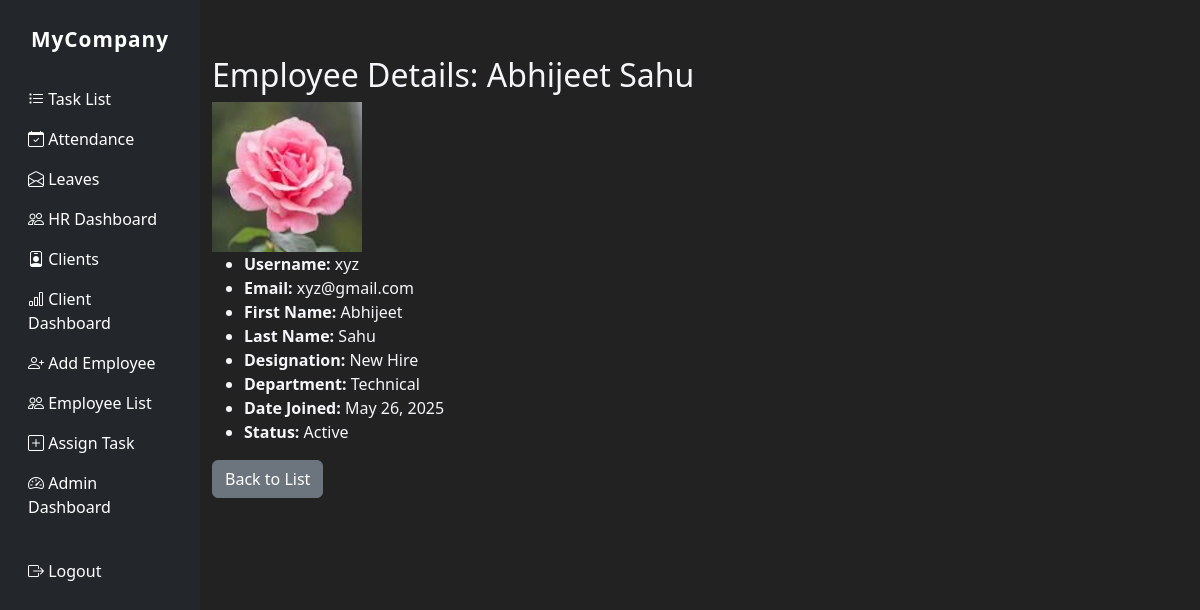
The page /employee/employee/9/ (signed in) on the database its author committed.
### employee/models.py (models this page shows, shortened)
class EmployeeProfile(models.Model):
    user = models.OneToOneField(User, on_delete=models.CASCADE)
    designation = models.CharField(max_length=100)
    department = models.CharField(max_length=100)
    date_joined = models.DateField()
    status = models.CharField(max_length=50, choices=[
        ('active', "Active"),
        ('on_leave', 'On Leave'),
        ('resigned', 'Resigned'),
    ])
    profile_picture = models.ImageField(upload_to='profile_pics/', null=True, blank=True,
                                        validators=[FileExtensionValidator(allowed_extensions=['jpg', 'jpeg', 'png'])])

### employee/views.py (the view)
# urls.py: path('employee/<int:pk>/', views.employee_detail, name='employee_detail'),
@login_required
def employee_detail(request, pk):
    try:
        if not request.user.is_superuser:
            messages.error(request, "You are not authorized to view employee details.")
            return redirect('employee_list')
        employee = get_object_or_404(EmployeeProfile, pk=pk)
        return render(request, 'employee/employee_detail.html', {'employee': employee})
    except Exception as e:
        messages.error(request, f"An error occured: {str(e)}")
        return redirect('employee_list')

### employee/templates/employee/employee_detail.html
{% extends 'base.html' %}
{% block content %}
{% load static %}
  <h2>Employee Details: {{ employee.user.get_full_name }}</h2>
  <div>
    {% if employee.profile_picture %}
      <img src="{{ employee.profile_picture.url }}" alt="Profile Picture" width="150" height="150">
    {% else %}
      <p>No profile picture.</p>
    {% endif %}
    <ul>
      <li><strong>Username:</strong> {{ employee.user.username }}</li>
      <li><strong>Email:</strong> {{ employee.user.email }}</li>
      <li><strong>First Name:</strong> {{ employee.user.first_name }}</li>
      <li><strong>Last Name:</strong> {{ employee.user.last_name }}</li>
      <li><strong>Designation:</strong> {{ employee.designation }}</li>
      <li><strong>Department:</strong> {{ employee.department }}</li>
      <li><strong>Date Joined:</strong> {{ employee.date_joined }}</li>
      <li><strong>Status:</strong> {{ employee.get_status_display }}</li>
    </ul>
    <a href="{% url 'employee_list' %}" class="btn btn-secondary">Back to List</a>
  </div>
{% endblock %}

### website/templates/base.html (style rules this page uses)
body { background: #18191a; color: #f5f6fa; }

### website/templates/navbar.html (style rules this page uses)
body { background: #18191a; color: #f5f6fa; }

### rows shown on the page
EmployeeProfile: user.get_full_name "Abhijeet Sahu", profile_picture (picture), user.username "xyz", user.email "xyz@gmail.com", user.first_name "Abhijeet", user.last_name "Sahu", designation "New Hire", department "Technical", date_joined "May 26, 2025", status "Active"
